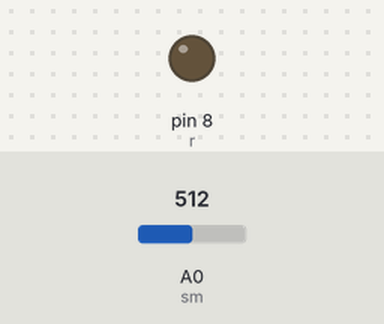
This sketch was run on a simulated Arduino Uno, built with avr-gcc and run on an emulated ATmega328P. On the bench: output pins drawn as LEDs (lit = HIGH). The test bench sets the inputs (shaded band); at power-on: A0 (sm) = 512.

Above: at 1.2 s.
1.3 s: A0 (sm) set to 993
2.8 s: A0 (sm) set to 1010
At 4.0 s:
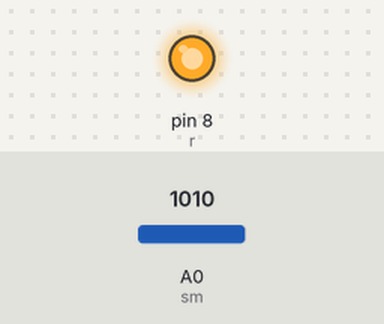
4.3 s: A0 (sm) set to 990
At 5.2 s:
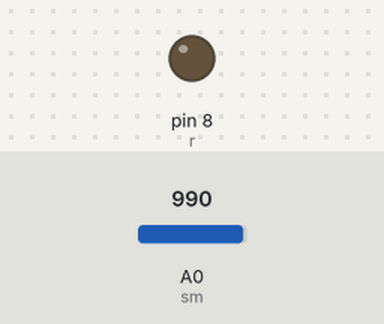
5.8 s: A0 (sm) set to 1023
At 6.3 s:
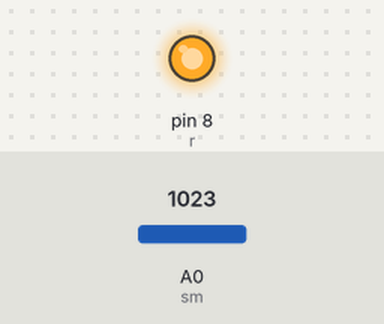
Timing chart, 0 to 8.3 s (numbered marks = the images above; inputs shaded):
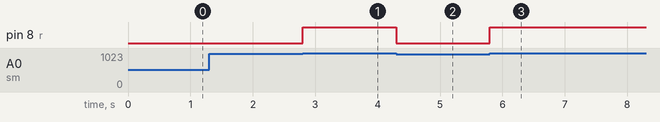

The sketch:

Soil_Motion_with_Relay.ino
```cpp
int r=8;
int sm=A0;
void setup()
{
Serial.begin(9600);
pinMode(r,OUTPUT);
pinMode(sm,INPUT);
}
void loop()
{
  int x=analogRead(sm);
  if (x>1000&&x<1050)
  {
  digitalWrite(r,HIGH);
  }
  else
  {
  digitalWrite(r,LOW);
  }
}
```

Measured:
- the behaviour switches between 1000 and 1001 on A0 (sm) (found by bisection; images 0 and 1)
- after the input at 1.3 s, every drawn part: stays the same
- after the input at 2.8 s, pin 8 (r): LOW → HIGH at once
- after the input at 4.3 s, pin 8 (r): HIGH → LOW at once
- after the input at 5.8 s, pin 8 (r): LOW → HIGH at once
